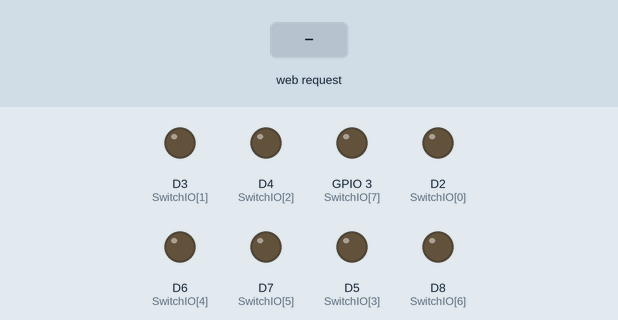
This sketch was run on a simulated ESP8266 (NodeMCU). On the bench: output pins drawn as LEDs (lit = HIGH). Dashed ring = blinking. The test bench sets the inputs (shaded band). WiFi joins after 1.5 s; servers stay silent unless stated; what the sketch prints to the serial monitor is not drawn.

Above: at 2.7 s.
2.8 s: HTTP request GET /op1 received
At 3.7 s:
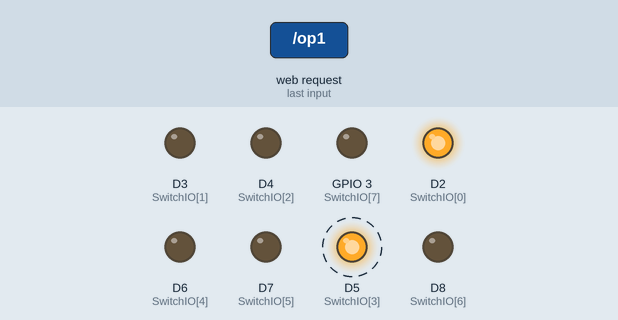
5.8 s: HTTP request GET /op2 received
At 6.9 s:
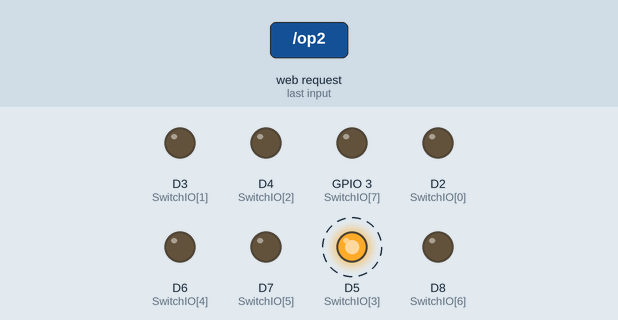
8.8 s: HTTP request GET /op3 received
At 10.0 s:
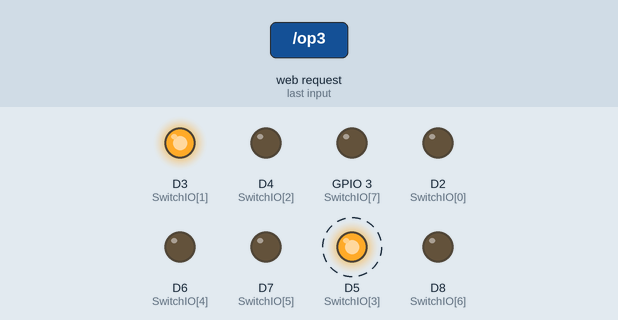
11.8 s: HTTP request GET /op5 received
At 13.3 s:
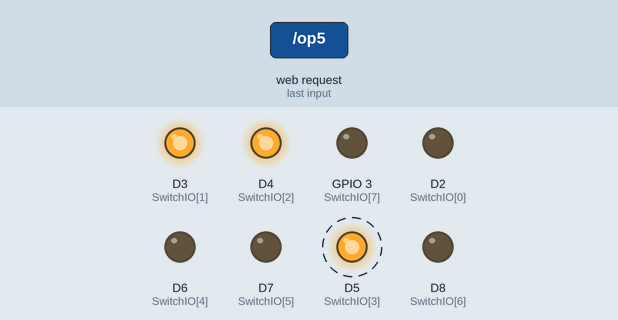
14.8 s: HTTP request GET /op4 received
At 16.5 s:
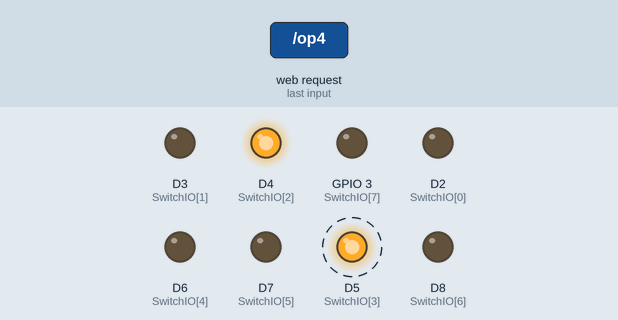
17.8 s: HTTP request GET /op1 received
At 19.7 s:
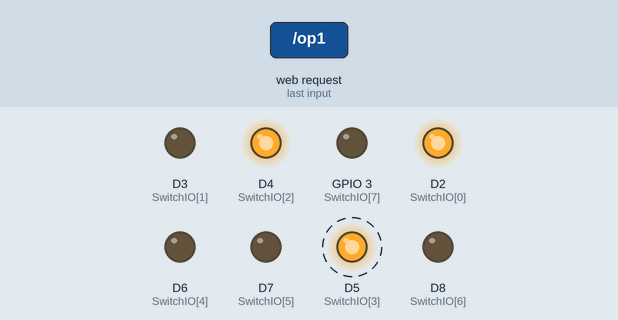
Timing chart, 0 to 21.8 s (numbered marks = the images above; inputs shaded):
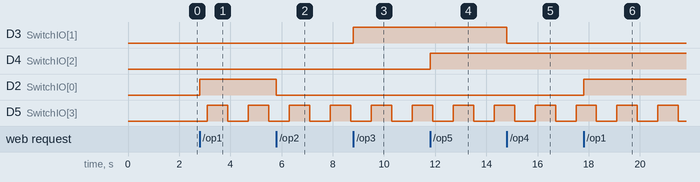

The sketch:

TestESP8266_switch.ino
```cpp
#include <ESP8266WiFi.h>
#include <ESP8266WebServer.h>
#include <EEPROM.h>
#include <Ticker.h>

Ticker tickerflash;

#define EEPROM_write(address, p) {int i = 0; byte *pp = (byte*)&(p);for(; i<sizeof(p); i++) EEPROM.write(address+i,pp);}
#define EEPROM_read(address, p)  {int i = 0; byte *pp = (byte*)&(p);for(; i<sizeof(p); i++) pp=EEPROM.read(address+i);}

/* Set these to your desired credentials. */
static char Apid[10] = "NETGEAR19";//根据你的路由器设置
static char softAPID[] = "KYSMART";
static char ApPass[10] = "19891114";//根据你的路由器设置
byte  APip[] = { 192, 168, 1, 5 };//根据你的路由器设置
byte  APGateWay[] = { 192, 168, 1, 111 };//根据你的路由器设置
byte  APSubNet[] = { 255, 255, 255, 0 };

unsigned char openc[5][8] = {
  { 0x01, 0x06, 0x00, 0x01, 0x01, 0x01, 0x18, 0x5a},//1号继电器开启
  { 0x01, 0x06, 0x00, 0x01, 0x02, 0x01, 0x18, 0xaa},//2号继电器开启
  { 0x01, 0x06, 0x00, 0x01, 0x03, 0x01, 0x19, 0x3a},//3号继电器开启
  { 0x01, 0x06, 0x00, 0x01, 0x04, 0x01, 0x1b, 0x0a},//4号继电器开启
  { 0x01, 0x06, 0x00, 0x01, 0xff, 0xff, 0xd9, 0xba}//全亮
};
unsigned char closec[5][8] = {
  { 0x01, 0x06, 0x00, 0x01, 0x01, 0x00, 0xd9, 0x9a},//1号继电器关闭
  { 0x01, 0x06, 0x00, 0x01, 0x02, 0x00, 0xd9, 0x6a},//2号继电器关闭
  { 0x01, 0x06, 0x00, 0x01, 0x03, 0x00, 0xd8, 0xfa},//3号继电器关闭
  { 0x01, 0x06, 0x00, 0x01, 0x04, 0x00, 0xda, 0xca},//4号继电器关闭
  { 0x01, 0x06, 0x00, 0x01, 0x00, 0x00, 0xd8, 0x0a}//全灭
};

byte TSwitch[] = {
  0, 0, 0, 0
};
byte StatSave[] = {
  0xff, 0xff, 0xff, 0xff
};//掉电保护
byte Switchnum = 10;//13
const byte SwitchIO[] = {
  D2, D3, D4, D5, D6, D7, D8, D9, D10, D11, D12, D14, D15
};//开关列表
byte flashLed = D13; // 呼吸灯
int ledState = LOW;
char funcstr[800];
byte aptype = 0;// 模式：1 AP 0 CLIENT

const char pageS[] PROGMEM = "<meta name=\"viewport\" content=\"width=device-width,initial-scale=1.0\">\r\n<meta http-equiv=\"Content-Type\" content=\"text/html;charset=utf-8\">\r\n"
                             "<style type=\"text/css\">"
                             "* {margin:3;padding:3;}"
                             "input{width:90%;height:40px;font-size:20px;background:#999;}"
                             "</style>"
                             "<center><h2>欢迎使用科友智能家居<br></h2><h3>"
                             "%s"
                             "<br><a href=\"http://www.it15168.com\">ZJKEYOU SMART HOME</a></center></h3>";
const char LineS[] PROGMEM = "%s<br><br><a href=\"/\">返回</a><br>";
// Create an instance of the server
ESP8266WebServer server(80);

int RevB(int v, byte b) //设置第B位的值取反
{
  return (v ^= 1 << b); //把Number的POS位取反
}

void SaveSta()
{
  EEPROM.begin(512);
  EEPROM_write(30, StatSave);
  EEPROM.commit();
  EEPROM.end();
}

void setSta(byte Aswitch, byte Sta )
{
  byte i = Aswitch / 8;
  byte j = Aswitch % 8;
  bitWrite(TSwitch[3 - i], j, Sta);
}

void flash() {
  digitalWrite(flashLed, ledState);
  ledState = !ledState ;
}

void handleRoot() {
  sprintf_P(funcstr, pageS, "<form action=/op1><input type=submit value=k1开></form>"
            "<form action=/op2><input type=submit value=k1关></form>"
            "<form action=/op3><input type=submit value=k2开></form>"
            "<form action=/op4><input type=submit value=k2关></form>"
            "<form action=/op5><input type=submit value=k3开></form>"
            "<form action=/op6><input type=submit value=k3关></form>"
            "<form action=/op7><input type=submit value=k4开></form>"
            "<form action=/op8><input type=submit value=k4关></form>"
            "<form action=/op9><input type=submit value=全开></form>"
            "<form action=/op10><input type=submit value=全关></form>");
  server.send(200, "text/html", funcstr);
}

void op1() {
  opoper(0, 1, "k1已开");
}

void op2() {
  opoper(0, 0, "k1已关");
}

void op3() {
  opoper(1, 1, "k2已开");
}

void op4() {
  opoper(1, 0, "k2已关");
}

void op5() {
  opoper(2, 1, "k3已开");
}

void op6() {
  opoper(2, 0, "k3已关");
}

void op7() {
  opoper(3, 1, "k4已开");
}

void op8() {
  opoper(3, 0, "k4已关");
}

void op9() {
  opoper(4, 1, "全已开");
}

void op10() {
  opoper(4, 0, "全已关");
}

void opoper(byte port, byte oper, char *str)
{
  char funcstr1[100];
  if (oper == 1) {
    Serial.write(openc[port], 8);
  }
  else
  {
    Serial.write(closec[port], 8);
  }
  if (port < 4) {
    digitalWrite(SwitchIO[port], oper);
    setSta(port, oper);
  }
  funcstr[0] = 0;
  sprintf_P(funcstr1, LineS, str);
  sprintf_P(funcstr, pageS, funcstr1);
  server.send(200, "text/html", funcstr);
}

void handleNotFound() {
  String message = "File Not Found\n\n";
  message += "URI: ";
  message += server.uri();
  message += "\nMethod: ";
  message += (server.method() == HTTP_GET) ? "GET" : "POST";
  message += "\nArguments: ";
  message += server.args();
  message += "\n";
  for (uint8_t i = 0; i < server.args(); i++) {
    message += " " + server.argName(i) + ": " + server.arg(i) + "\n";
  }
  server.send(404, "text/plain", message);
}

void setup(void) {
  Serial.begin(9600);
  pinMode(flashLed, OUTPUT);
  for (int i = 0; i < Switchnum / 8; i++)
    for (int j = 0; j < 8; j++) {
      pinMode(SwitchIO[i * 8 + j], OUTPUT);
      digitalWrite(SwitchIO[i * 8 + j], (bitRead(TSwitch[3 - i], j) > 0) && (bitRead(StatSave[3 - i], j) > 0));
    }

  Serial.print("Conn to:");
  Serial.println(Apid);
  if (aptype == 1) {
    WiFi.softAP(softAPID, ApPass);
    IPAddress myIP = WiFi.softAPIP();
    Serial.print("AP IP address:");
    Serial.println(myIP);
  }
  else
  {
    WiFi.config(APip, APGateWay, APSubNet);
    WiFi.begin(Apid, ApPass);
    while (WiFi.status() != WL_CONNECTED) {
      delay(500);
      Serial.print(".");
    }
    Serial.println("server started:");
    Serial.println(WiFi.localIP());
  }
  server.on("/", handleRoot);
  server.on("/op1", op1);
  server.on("/op2", op2);
  server.on("/op3", op3);
  server.on("/op4", op4);
  server.on("/op5", op5);
  server.on("/op6", op6);
  server.on("/op7", op7);
  server.on("/op8", op8);
  server.on("/op9", op9);
  server.on("/op10", op10);
  server.onNotFound(handleNotFound);
  server.begin();
  tickerflash.attach_ms(800, flash);
}

void loop(void) {
  server.handleClient();
  WiFiClient client = server.client();
  client.flush();
}
```

Measured:
- after the input at 2.8 s, D2 (SwitchIO[0]): LOW → HIGH at once
- after the input at 5.8 s, D2 (SwitchIO[0]): HIGH → LOW at once
- after the input at 8.8 s, D3 (SwitchIO[1]): LOW → HIGH at once
- after the input at 11.8 s, D4 (SwitchIO[2]): LOW → HIGH at once
- after the input at 14.8 s, D3 (SwitchIO[1]): HIGH → LOW at once
- after the input at 17.8 s, D2 (SwitchIO[0]): LOW → HIGH at once
- by itself, D5 (SwitchIO[3]): alternates HIGH for 0.80 s and LOW for 0.80 s
